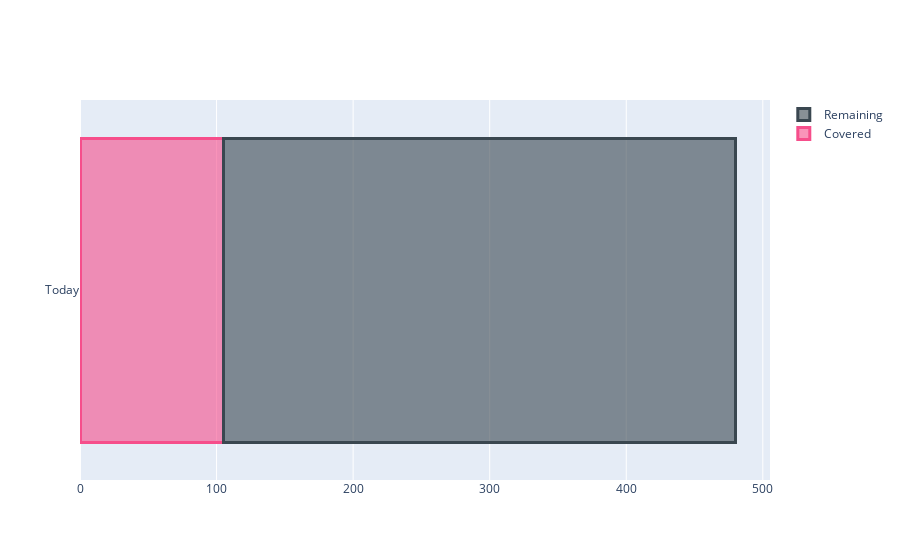

Notebook code for this chart:
### Code cell
# Stacked bar chart
covered_today = MAX_MINUTES_RECOMMENDED - remaining_today
finishing_time_today = datetime.now() + timedelta(minutes = remaining_today)
print('FINISHING TIME TODAY (8 HOURS): ', finishing_time_today.time().strftime("%H:%M:%S"))

fig = go.Figure()
fig.add_trace(go.Bar(
    y=['Today'],
    x=[covered_today],
    name='Covered',
    orientation='h',
    marker=dict(
        color='rgba(246, 78, 139, 0.6)',
        line=dict(color='rgba(246, 78, 139, 1.0)', width=3)
    )
))
fig.add_trace(go.Bar(
    y=['Today'],
    x=[remaining_today],
    name='Remaining',
    orientation='h',
    marker=dict(
        color='rgba(58, 71, 80, 0.6)',
        line=dict(color='rgba(58, 71, 80, 1.0)', width=3)
    )
))

fig.update_layout(barmode='stack')
fig.show()

### Figure 1 — Plotly figure (JSON) as saved in the notebook; plotly's stock layout.template omitted (floating-point values rounded to 4 significant figures)
{"data": [{"marker": {"color": "rgba(246, 78, 139, 0.6)", "line": {"color": "rgba(246, 78, 139, 1.0)", "width": 3}}, "name": "Covered", "orientation": "h", "type": "bar", "x": [105], "y": ["Today"]}, {"marker": {"color": "rgba(58, 71, 80, 0.6)", "line": {"color": "rgba(58, 71, 80, 1.0)", "width": 3}}, "name": "Remaining", "orientation": "h", "type": "bar", "x": [375], "y": ["Today"]}], "layout": {"barmode": "stack"}}
